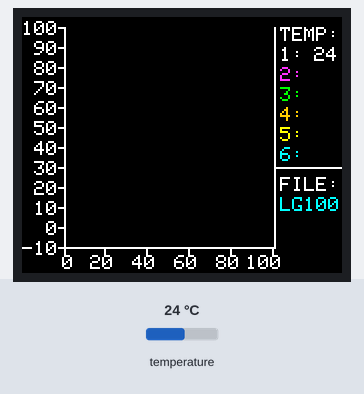
Simulated run of this sketch. Board: Arduino Uno, built with avr-gcc and run on an emulated ATmega328P. Parts: 160×128 colour display. The test bench sets the inputs (shaded band); at power-on: temperature 24 °C. Storage starts empty; what the sketch prints to the serial monitor is not drawn.

Above: at 2.4 s.
2.5 s: temperature set to 12 °C
At 4.6 s:
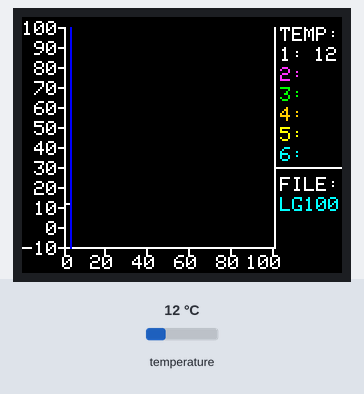
6.7 s: temperature set to 19 °C
At 7.6 s:
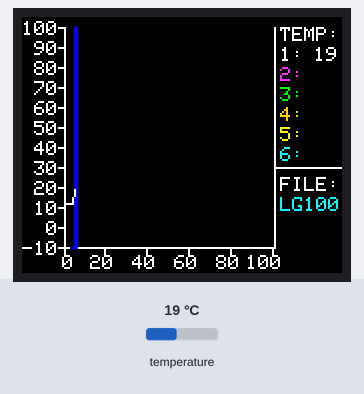
9.3 s: temperature set to 28 °C
At 10.6 s:
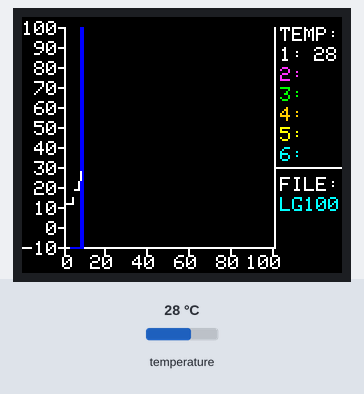
Timing chart, 0 to 12.3 s (numbered marks = the images above; inputs shaded):
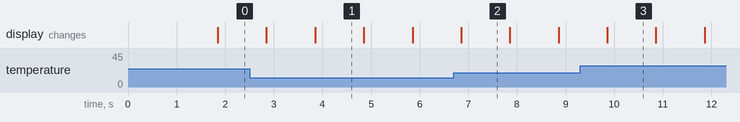

Measured:
- what the display in image 1 shows lasts 1.1 s, from 3.8 s to 4.9 s

The sketch:

SEN100T_Prog.ino
```cpp
/*
  MultiSense Master
  By Alejandro Alonso
  www.automaconm.blogspot.com
  August 2015


  Credits:
  Screen control is based on code created 15 April 2013 by Scott Fitzgerald   http://www.arduino.cc/en/Tutorial/TFTDisplayText
  Temperature sensors (-55 to 125ºC): http://milesburton.com/Dallas_Temperature_Control_Library
 */


//INCLUDES
#include <TFT.h>     // Arduino LCD library http://www.arduino.cc/en/Reference/TFTLibrary
#include <SPI.h>     // Default library
#include <SD.h>
#include <OneWire.h>
#include <DallasTemperature.h>


//PIN DEFINITIONS
#define SDSelect    4   //Pin selection of SD card
#define Pin_LCD_rst 8   //Pin used by TFT Screen (see http://www.arduino.cc/en/Main/GTFT)
#define Pin_LCD_dc  9   //Pin used by TFT Screen (see http://www.arduino.cc/en/Main/GTFT)
#define Pin_LCD_cs 10   //Pin used by TFT Screen (see http://www.arduino.cc/en/Main/GTFT)
#define ONE_WIRE_BUS 2  // Temp Data wire is plugged into pin 2 on the Arduino


//OTHER PREPROCESOR
#define FirstFileNum 100           //First number of datalog files
#define LastFileNum 999            //Last number of datalog files.


//INSTANCES CREATION
TFT     TFTscreen = TFT(Pin_LCD_cs, Pin_LCD_dc, Pin_LCD_rst); // create an instance of the TFT library
File dataFile;
OneWire oneWire(ONE_WIRE_BUS); // Setup a oneWire instance to communicate with any OneWire devices (not just Maxim/Dallas temperature ICs)
DallasTemperature sensors(&oneWire); // Pass our oneWire reference to Dallas Temperature.


//VARIABLES DEFINITION
char          ValuePrintout[5];         // char array to print to the TFT screen
String        ValStr="";             //Used for conversion of integers to string
unsigned long SREAD_CHK_TIME=1000; //Sensors. Time in milliseconds between reading values
unsigned long SRead_time_init;  //sensor measurement timer
unsigned long SRead_time_lapse; //sensor measurement timer
char          LogFileName[12];  //Logs File name
int           Filenum;
int           SensorVal [6];  // sensors values
int           SensorValPrev [6];  // sensors previous values
byte          SensorsNum;  //Number of sensors conected
int           GraphHeight, GraphWidth; //area of graph
int           GraphX0, GraphY0;        //Absolute origin of graph
int           GraphXMax, GraphYMax;        //Max value of X,Y (Absolute)
byte          n;
int           MinY=-10, MaxY=100;  //Min and Max values of Y
int           MinX=0, MaxX=100;    //Min and Max values of X
int           ValX=0;              //Value of X during graph creation


void setup() {

  //TFT Screen
  TFTscreen.begin();   // Screen:
  TFTscreen.background(0, 0, 0);   // clear the screen with a black background

  //SD CARD SETUP
  SD.begin(SDSelect);
  //File name format: LGxxx.txt, where xxx is a consecutive number.
  for (Filenum = FirstFileNum; Filenum <= LastFileNum; Filenum++) {
    //Decide wich will be the file name
    sprintf(LogFileName, "LG%03d.txt", Filenum);
    if(!SD.exists(LogFileName)) {
      Filenum=LastFileNum+1;  //To go out of FOR
    }
  }
  dataFile = SD.open(LogFileName, FILE_WRITE);
  if (dataFile) {
    dataFile.println("Ms, S1, S2, S3, S4, S5, S6");
    dataFile.close();
  }

  //SERIAL PORT SETUP
  Serial.begin (9600);

  //Dallas Temp ssensor
  sensors.begin(); // IC Default 9 bit. If you have troubles consider upping it 12. Ups the delay giving the IC more time to process the temperature measurement
  SensorsNum=sensors.getDeviceCount(); //Identify number of sensosrs connected

  //Other
  SRead_time_init = millis();

  //Graph
  GraphX0=21;
  GraphY0=TFTscreen.height()-13;
  GraphXMax=TFTscreen.width()-35;
  GraphYMax=5;
  GraphHeight=abs(GraphYMax-GraphY0);
  GraphWidth=abs(GraphXMax-GraphX0);
  TFTscreen.setTextSize(1);  // set the font size

  //Graph frame
  SetColor(0);
  TFTscreen.line (GraphXMax+1,GraphY0,GraphXMax+1,GraphYMax);  //Line between graph and data
  TFTscreen.text("TEMP:", GraphXMax+4, 5);
  TFTscreen.line (GraphXMax+1,75,TFTscreen.width(),75);      //Line between sensor data and other data
  TFTscreen.text("FILE:", GraphXMax+4, 80);
  SetColor(5);
  TFTscreen.text(LogFileName, GraphXMax+4, 90);  // Log file name

  //X Axis
  SetColor(0);
  TFTscreen.line (GraphX0,GraphY0,GraphXMax,GraphY0);  //X axis
  for (n=0;n<6;n++) {
    TFTscreen.line (GraphX0+n*GraphWidth/5,GraphY0,GraphX0+n*GraphWidth/5,GraphY0+3);
    FormatData(map(n,0,5,MinX,MaxX));
    TFTscreen.text(ValuePrintout, GraphX0+n*GraphWidth/5-13, GraphY0+4);  // Write label
  }

  //Y Axis
  TFTscreen.line (GraphX0,GraphY0,GraphX0,GraphYMax);  //Y axis
  for (n=0;n<12;n++) {
    TFTscreen.line (GraphX0-3,GraphY0-n*GraphHeight/11,GraphX0,GraphY0-n*GraphHeight/11);
    FormatData(map(n,0,11,MinY,MaxY));
    TFTscreen.text(ValuePrintout, 0, GraphY0-n*GraphHeight/11-3);  // Write label
  }


  //Print labels
  SetColor(0);   // set the font color
  TFTscreen.text("1:", GraphXMax+4, 15);  // Write label
  SetColor(1);   // set the font color
  TFTscreen.text("2:", GraphXMax+4, 25);  // Write label
  SetColor(2);   // set the font color
  TFTscreen.text("3:", GraphXMax+4, 35);  // Write label
  SetColor(3);   // set the font color
  TFTscreen.text("4:", GraphXMax+4, 45);  // Write label
  SetColor(4);   // set the font color
  TFTscreen.text("5:", GraphXMax+4, 55);  // Write label
  SetColor(5);   // set the font color
  TFTscreen.text("6:", GraphXMax+4, 65);  // Write label
}

void loop() {

  if (millis() < SRead_time_init) SRead_time_init = millis(); // Verify overflow of millis
  else {
    SRead_time_lapse = millis() - SRead_time_init;
    if (SRead_time_lapse > SREAD_CHK_TIME) {
      SRead_time_init = millis();

      //SENSORS READINGS
     sensors.requestTemperatures(); // Send the command to get temperatures
     for (n=0;n<SensorsNum;n++) {
        SensorVal[n]=sensors.getTempCByIndex(n);
        //Sensor limits
        if (SensorVal[n]<-55) SensorVal[n]=-55;
        if (SensorVal[n]>125) SensorVal[n]=125;
     }


      ShowTempValues();  //Show the Temp Values at the right of screen
      DrawTempGraph();   //Draw the line graphs

      //LOG FILE DATA SAVING
      String dataString = String(millis());
     for (n=0;n<SensorsNum;n++) {
        dataString += ",";
        if (SensorVal[n]==-55)
          dataString +='NC';      //A sensor has been disconected
        else
          dataString += String(SensorVal[n]);
      }

      // open the file. note that only one file can be open at a time,
      // so you have to close this one before opening another.
      dataFile = SD.open(LogFileName, FILE_WRITE);

      // if the file is available, write to it:
      if (dataFile) {
        dataFile.println(dataString);
        dataFile.close();
      }
      //if the file isn't open, pop up an error:
      else {
        SetColor(7);
        TFTscreen.text(LogFileName, GraphXMax+4, 90);  // Log file name
        SetColor(5);
        TFTscreen.text("No SD", GraphXMax+4, 90);
      }
    // print to the serial port too:
    Serial.println(dataString);

     for (n=0;n<SensorsNum;n++) {
      SensorValPrev[n]=SensorVal[n];
      }
      ValX++;
      if (ValX>MaxX) ValX=MinX;  //reached end of X. Restart again
    }
  }
}

void FormatData(int NumData)
//Convert a number to an array of chars (ValuePrintout[]), aligned to the right
//in the three first positions. Example: -1 -> " -1  "
{
    ValStr=String(NumData);
    ValStr.toCharArray(ValuePrintout, 5);  // convert the reading to a char array
    //Align right
    if (ValuePrintout[1]==NULL) {
      ValuePrintout[2]=NULL;
      ValuePrintout[1]=ValuePrintout[0];
      ValuePrintout[0]=' ';
    }
    if (ValuePrintout[2]==NULL) {
      ValuePrintout[2]=ValuePrintout[1];
      ValuePrintout[1]=ValuePrintout[0];
      ValuePrintout[0]=' ';
    }
}

void SetColor(byte color)
//Set a color value between a set of predefined colors
{
  switch (color) {
    case 0:
      TFTscreen.stroke(255,255,255);   // white
      break;
    case 1:
      TFTscreen.stroke(255, 51,255);   // magenta
      break;
    case 2:
      TFTscreen.stroke(0, 255, 0);   // green
      break;
    case 3:
      TFTscreen.stroke(255,204,0);   // orange
      break;
    case 4:
      TFTscreen.stroke(255, 255, 0);   // yellow
      break;
    case 5:
      TFTscreen.stroke(0, 255, 255);   // light blue
      break;
    case 6:
      TFTscreen.stroke(0, 0, 255);   // dark blue
      break;
    case 7:
      TFTscreen.stroke(0, 0, 0);   // black
      break;
    case 8:
      TFTscreen.stroke(255, 0, 0);   // red
      break;
  }
}
void ShowTempValues(){
  //Show the temperature values at the right of the screen

//  TFTscreen.background(0, 0, 0);   // clear the screen with a black background


  for (byte index=0;index<SensorsNum;index++) {

    //Delete previous value if different
    if (SensorValPrev[index]!=SensorVal[index]) {
      FormatData(SensorValPrev[index]);
      SetColor(7);   // set the font color to black (delete)
      TFTscreen.text(ValuePrintout, GraphXMax+15, index*10+15);   // print the sensor value again to delete
    }

    SetColor(index); //Set color

    //Print new value
    if (SensorVal[index]!=-55) { //No sensor has been disconected
      FormatData(SensorVal[index]);
      TFTscreen.text(ValuePrintout, GraphXMax+15, index*10+15);   // print the sensor value
    }
  }
}

void DrawTempGraph()
//Draw the temperatures graph
{
  if (ValX>1)
  {
    //Clear area where we are going to draw graph
    SetColor(7);   // set color to black
    TFTscreen.fill(0,0,0); //set the fill color to black
    TFTscreen.rect(map(ValX-1,MinX,MaxX,GraphX0,GraphXMax), GraphYMax,
         map(ValX,MinX,MaxX,GraphX0,GraphXMax)-map(ValX-1,MinX,MaxX,GraphX0,GraphXMax), abs(GraphYMax-GraphY0));

    //Cursor Line
    if (ValX<MaxX) {
      SetColor(6);   // set color to blue
      TFTscreen.line(map(ValX+1,MinX,MaxX,GraphX0,GraphXMax), GraphY0,
                     map(ValX+1,MinX,MaxX,GraphX0,GraphXMax), GraphYMax);
    }

    //Sensors graph
    for (byte index=0;index<SensorsNum;index++) {
        SetColor(index);   // set color
        if ((SensorVal[index]<=MaxY)&&(SensorVal[index]>=MinY)&&(SensorValPrev[index]<=MaxY)&&(SensorValPrev[index]>=MinY)) {
          TFTscreen.line(map(ValX-1,MinX,MaxX,GraphX0,GraphXMax), map(SensorValPrev[index],MinY,MaxY,GraphY0,GraphYMax),
                         map(ValX  ,MinX,MaxX,GraphX0,GraphXMax), map(SensorVal[index]    ,MinY,MaxY,GraphY0,GraphYMax));
        }
    }
  }
}
```
